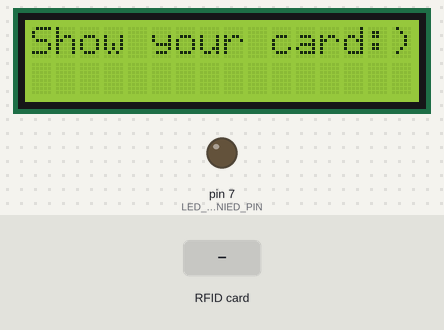
A sketch run on a simulated Arduino Uno, built with avr-gcc and run on an emulated ATmega328P. Parts: 16×2 character LCD, output pins drawn as LEDs (lit = HIGH). The inputs (shaded band) are chosen by the test bench. Pins used as bus, display or sensor lines are not drawn; what the sketch prints to the serial monitor is not drawn.

Above: at 1.3 s.
1.4 s: RFID card 5E 7A 19 C4 held to the reader
At 2.6 s:
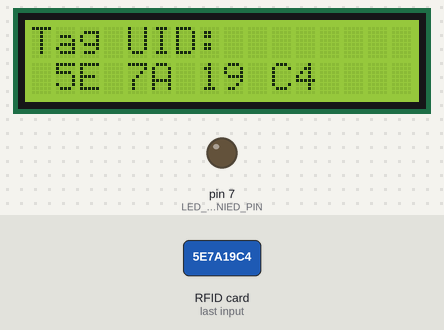
At 5.6 s:
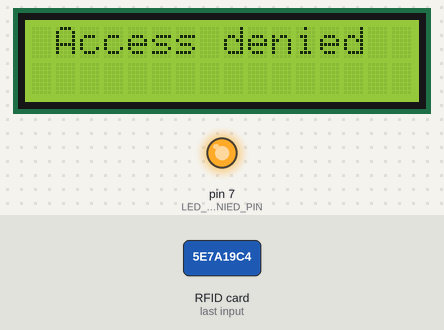
Timing chart, 0 to 9.0 s (numbered marks = the images above; inputs shaded):
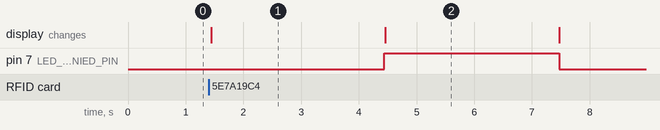

The sketch:

RFID_with_Display.ino
```cpp
#include <SPI.h>
#include <MFRC522.h>
#include <Wire.h>
#include <LiquidCrystal_I2C.h>

#define SS_PIN 10
#define RST_PIN 9

#define LED_DENIED_PIN 7
#define LED_ACCESS_PIN 13

LiquidCrystal_I2C lcd(0x27, 2, 1, 0, 4, 5, 6, 7, 3, POSITIVE);
MFRC522 mfrc522(SS_PIN, RST_PIN); // Instance of the class

int code[] = {233,147,123,90}; //This is the stored UID (Unlock Card)
int codeRead = 0;
String uidString;

void setup() {
   Serial.begin(9600);
   SPI.begin();       // Init SPI bus
   mfrc522.PCD_Init(); // Init MFRC522
   Serial.println("Arduino RFID reading UID");

   pinMode( LED_DENIED_PIN , OUTPUT);
   pinMode( LED_ACCESS_PIN , OUTPUT);

  lcd.begin(16,2);
  lcd.clear();
  lcd.backlight();
  lcd.setCursor(0,0);
  lcd.print("Show your card:)");
}
void loop() {

if ( mfrc522.PICC_IsNewCardPresent())
    {
        if ( mfrc522.PICC_ReadCardSerial())
        {
           lcd.clear();
           Serial.print("Tag UID:");
           lcd.setCursor(0,0);
           lcd.print("Tag UID:");
           lcd.setCursor(0,1);
           for (byte i = 0; i < mfrc522.uid.size; i++) {
                  Serial.print(mfrc522.uid.uidByte[i] < 0x10 ? " 0" : " ");
                  Serial.print(mfrc522.uid.uidByte[i], HEX);

                  lcd.print(mfrc522.uid.uidByte[i] < 0x10 ? " 0" : " ");
                  lcd.print(mfrc522.uid.uidByte[i], HEX);
                //  lcd.print(" ");
            }

            Serial.println();

            int i = 0;
            boolean match = true;
            while(i<mfrc522.uid.size)
            {

               if(!(int(mfrc522.uid.uidByte[i]) == int(code[i])))
               {
                  match = false;
               }
              i++;
            }

            delay(3000);
           lcd.clear();
           lcd.setCursor(0,0);


           if(match)
           {
              digitalWrite( LED_ACCESS_PIN , HIGH);

              lcd.print("Authorized access");


           }else{
              digitalWrite( LED_DENIED_PIN , HIGH);
              lcd.print(" Access denied  ");
             Serial.println("\nUnknown Card");
           }

             Serial.println("============================");

             mfrc522.PICC_HaltA();

             delay(3000);
             reset_state();
        }
}
}
void reset_state()
{
    lcd.clear();
    lcd.setCursor(0,0);
    lcd.print("Show your card:)");

    digitalWrite( LED_ACCESS_PIN , LOW);
    digitalWrite( LED_DENIED_PIN , LOW);
}
```

Measured:
- after the input at 1.4 s, pin 7 (LED_DENIED_PIN): LOW → HIGH after 3.0 s, → LOW 3.0 s later; the display: changes at once (image 1)
- what the display in image 1 shows lasts 3.1 s, from 1.4 s to 4.5 s
